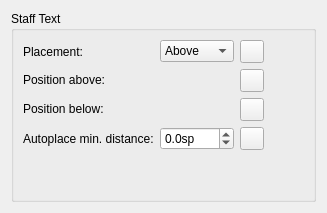
      <widget class="QWidget" name="PageStaffText">
       <layout class="QGridLayout" name="gridLayout_34">
        <item row="0" column="0">
         <widget class="QGroupBox" name="groupBox_38">
          <property name="title">
           <string>Staff Text</string>
          </property>
          <layout class="QGridLayout" name="gridLayout_33">
           <item row="1" column="3">
            <spacer name="horizontalSpacer_45">
             <property name="orientation">
              <enum>Qt::Horizontal</enum>
             </property>
             <property name="sizeHint" stdset="0">
              <size>
               <width>40</width>
               <height>20</height>
              </size>
             </property>
            </spacer>
           </item>
           <item row="0" column="1">
            <widget class="QComboBox" name="staffTextPlacement">
             <item>
              <property name="text">
               <string notr="true">Above</string>
              </property>
             </item>
             <item>
              <property name="text">
               <string notr="true">Below</string>
              </property>
             </item>
            </widget>
           </item>
           <item row="2" column="0">
            <widget class="QLabel" name="label_176">
             <property name="sizePolicy">
              <sizepolicy hsizetype="Fixed" vsizetype="Fixed">
               <horstretch>0</horstretch>
               <verstretch>0</verstretch>
              </sizepolicy>
             </property>
             <property name="text">
              <string>Position below:</string>
             </property>
            </widget>
           </item>
           <item row="0" column="2">
            <widget class="QToolButton" name="resetStaffTextPlacement">
             <property name="toolTip">
              <string>Reset to default</string>
             </property>
             <property name="accessibleName">
              <string>Reset 'Placement' value</string>
             </property>
             <property name="text">
              <string notr="true"/>
             </property>
             <property name="icon">
              <iconset resource="musescore.qrc">
               <normaloff>:/data/icons/edit-reset.svg</normaloff>:/data/icons/edit-reset.svg</iconset>
             </property>
            </widget>
           </item>
           <item row="1" column="2">
            <widget class="QToolButton" name="resetStaffTextPosAbove">
             <property name="toolTip">
              <string>Reset to default</string>
             </property>
             <property name="accessibleName">
              <string>Reset 'Position above' value</string>
             </property>
             <property name="text">
              <string notr="true"/>
             </property>
             <property name="icon">
              <iconset resource="musescore.qrc">
               <normaloff>:/data/icons/edit-reset.svg</normaloff>:/data/icons/edit-reset.svg</iconset>
             </property>
            </widget>
           </item>
           <item row="0" column="0">
            <widget class="QLabel" name="label_178">
             <property name="text">
              <string>Placement:</string>
             </property>
             <property name="buddy">
              <cstring>textLinePlacement</cstring>
             </property>
            </widget>
           </item>
           <item row="4" column="0">
            <spacer name="verticalSpacer_30">
             <property name="orientation">
              <enum>Qt::Vertical</enum>
             </property>
             <property name="sizeHint" stdset="0">
              <size>
               <width>20</width>
               <height>40</height>
              </size>
             </property>
            </spacer>
           </item>
           <item row="1" column="0">
            <widget class="QLabel" name="label_177">
             <property name="sizePolicy">
              <sizepolicy hsizetype="Fixed" vsizetype="Fixed">
               <horstretch>0</horstretch>
               <verstretch>0</verstretch>
              </sizepolicy>
             </property>
             <property name="text">
              <string>Position above:</string>
             </property>
            </widget>
           </item>
           <item row="2" column="2">
            <widget class="QToolButton" name="resetStaffTextPosBelow">
             <property name="toolTip">
              <string>Reset to default</string>
             </property>
             <property name="accessibleName">
              <string>Reset 'Position below' value</string>
             </property>
             <property name="text">
              <string notr="true"/>
             </property>
             <property name="icon">
              <iconset resource="musescore.qrc">
               <normaloff>:/data/icons/edit-reset.svg</normaloff>:/data/icons/edit-reset.svg</iconset>
             </property>
            </widget>
           </item>
           <item row="3" column="0">
            <widget class="QLabel" name="label_180">
             <property name="text">
              <string>Autoplace min. distance:</string>
             </property>
            </widget>
           </item>
           <item row="3" column="1">
            <widget class="QDoubleSpinBox" name="staffTextMinDistance">
             <property name="sizePolicy">
              <sizepolicy hsizetype="Preferred" vsizetype="Fixed">
               <horstretch>0</horstretch>
               <verstretch>0</verstretch>
              </sizepolicy>
             </property>
             <property name="suffix">
              <string>sp</string>
             </property>
             <property name="decimals">
              <number>1</number>
             </property>
             <property name="minimum">
              <double>-100.000000000000000</double>
             </property>
             <property name="singleStep">
              <double>0.500000000000000</double>
             </property>
            </widget>
           </item>
           <item row="3" column="2">
            <widget class="QToolButton" name="resetStaffTextMinDistance">
             <property name="toolTip">
              <string>Reset to default</string>
             </property>
             <property name="accessibleName">
              <string>Reset 'Position below' value</string>
             </property>
             <property name="text">
              <string notr="true"/>
             </property>
             <property name="icon">
              <iconset resource="musescore.qrc">
               <normaloff>:/data/icons/edit-reset.svg</normaloff>:/data/icons/edit-reset.svg</iconset>
             </property>
            </widget>
           </item>
           <item row="1" column="1">
            <widget class="Ms::OffsetSelect" name="staffTextPosAbove" native="true"/>
           </item>
           <item row="2" column="1">
            <widget class="Ms::OffsetSelect" name="staffTextPosBelow" native="true"/>
           </item>
          </layout>
         </widget>
        </item>
       </layout>
      </widget>
